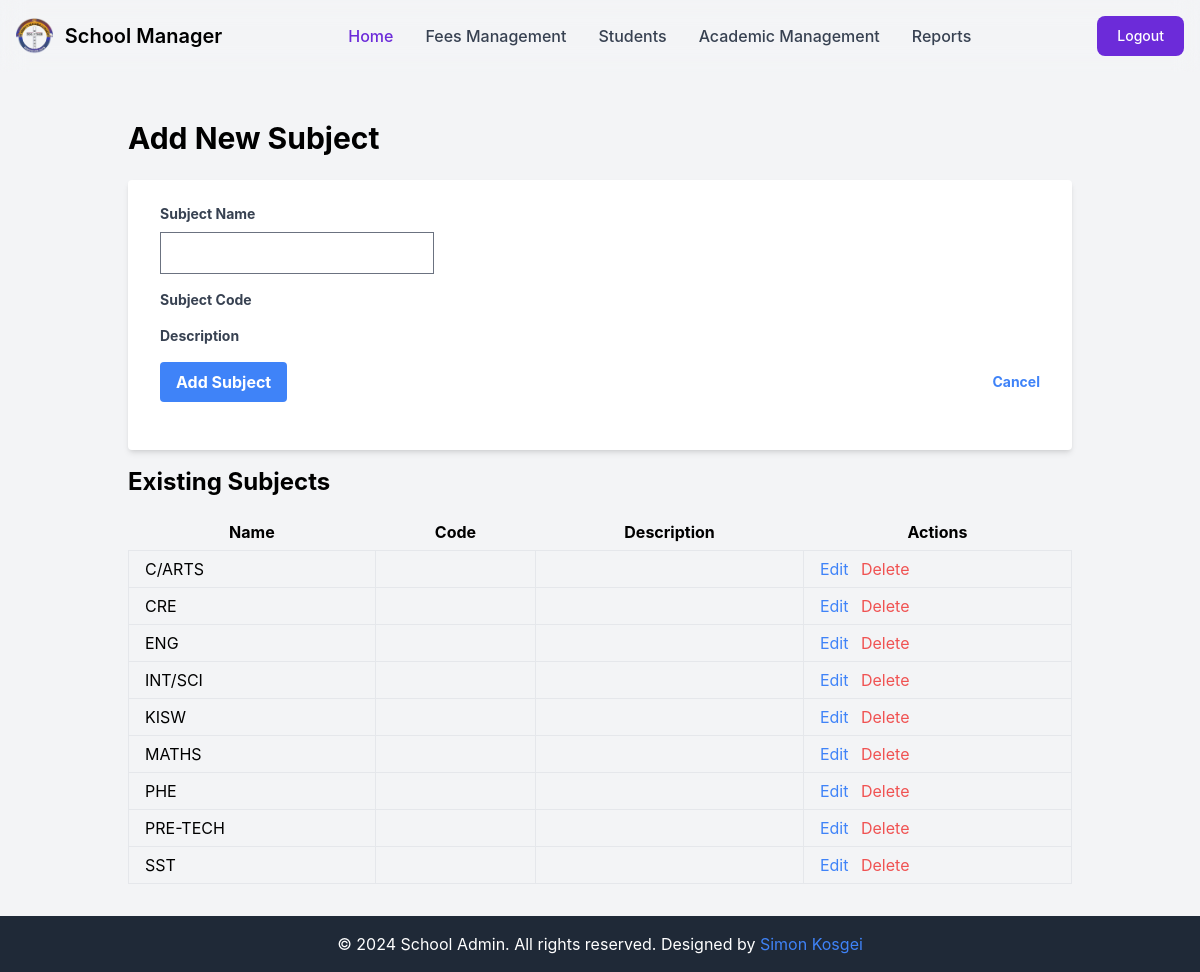
Screenshot of /control/manage_subjects/ (signed in) with the database file from the repository.
### exams/models.py (models this page shows, shortened)
class Subject(models.Model):
    name = models.CharField(max_length=100)
    subject_id = models.AutoField(primary_key=True)
    grades = models.ManyToManyField(Grade, related_name='subjects')

### administrator/views.py (the view)
# urls.py: path('manage_subjects/', manage_subjects, name='manage_subjects'),
@login_required
def manage_subjects(request, pk=None):
    if pk:
        subject = get_object_or_404(Subject, pk=pk)
        edit_mode = True
    else:
        subject = None
        edit_mode = False
    if request.method == 'POST':
        form = SubjectForm(request.POST, instance=subject)
        if form.is_valid():
            form.save()
            messages.success(request, 'Subject saved successfully.')
            return redirect('subject_list')
    else:
        form = SubjectForm(instance=subject)
    subjects = Subject.objects.all().order_by('name')
    return render(request, 'admin/manage_subjects.html', {
        'form': form,
        'subjects': subjects,
        'edit_mode': edit_mode
    })

### administrator/forms.py
class SubjectForm(forms.ModelForm):
    class Meta:
        model = Subject
        fields = ['name', 'subject_id', 'grades']
        widgets = {
            'grades': forms.CheckboxSelectMultiple(),
        }

### templates/admin/manage_subjects.html (shortened to what this page needs)
{% extends 'admin/base.html' %}
{% load static %}
{% block content %}
<div class="container mx-auto px-4 py-8">
    <h1 class="text-3xl font-bold mb-6">{% if edit_mode %}Edit Subject{% else %}Add New Subject{% endif %}</h1>
    <div class="bg-white shadow-md rounded px-8 pt-6 pb-8 mb-4">
        <form method="post">
            <div class="mb-4">
                <label class="block text-gray-700 text-sm font-bold mb-2" for="{{ form.name.id_for_label }}">
                    Subject Name
                </label>
                {{ form.name }}
            </div>
            <div class="mb-4">
                <label class="block text-gray-700 text-sm font-bold mb-2" for="{{ form.code.id_for_label }}">
                    Subject Code
                </label>
            </div>
            <div class="mb-4">
                <label class="block text-gray-700 text-sm font-bold mb-2" for="{{ form.description.id_for_label }}">
                    Description
                </label>
            </div>
            <div class="flex items-center justify-between">
                <button class="bg-blue-500 hover:bg-blue-700 text-white font-bold py-2 px-4 rounded focus:outline-none focus:shadow-outline" type="submit">
                    {% if edit_mode %}Update Subject{% else %}Add Subject{% endif %}
                </button>
                <a class="inline-block align-baseline font-bold text-sm text-blue-500 hover:text-blue-800" href="{% url 'subject_list' %}">
                    Cancel
                </a>
            </div>
        </form>
    </div>
    <h2 class="text-2xl font-bold mb-4">Existing Subjects</h2>
    <table class="table-auto w-full">
        <thead>
            <tr>
                <th class="px-4 py-2">Name</th>
                <th class="px-4 py-2">Code</th>
                <th class="px-4 py-2">Description</th>
                <th class="px-4 py-2">Actions</th>
            </tr>
        </thead>
        <tbody>
            {% for subject in subjects %}
            <tr>
                <td class="border px-4 py-2">{{ subject.name }}</td>
                <td class="border px-4 py-2">{{ subject.code }}</td>
                <td class="border px-4 py-2">{{ subject.description|truncatewords:10 }}</td>
                <td class="border px-4 py-2">
                    <a href="{% url 'edit_subject' subject.subject_id %}" class="text-blue-500 hover:text-blue-800">Edit</a>
                    <a href="{% url 'delete_subject' subject.subject_id %}" class="text-red-500 hover:text-red-800 ml-2">Delete</a>
                </td>
            </tr>
            {% empty %}
            <tr>
                <td colspan="4" class="border px-4 py-2 text-center">No subjects found.</td>
            </tr>
            {% endfor %}
        </tbody>
    </table>
</div>
{% endblock %}

### rows the page displays
Subject: name "C/ARTS"
Subject: name "CRE"
Subject: name "ENG"
Subject: name "INT/SCI"
Subject: name "KISW"
Subject: name "MATHS"
Subject: name "PHE"
Subject: name "PRE-TECH"
Subject: name "SST"
